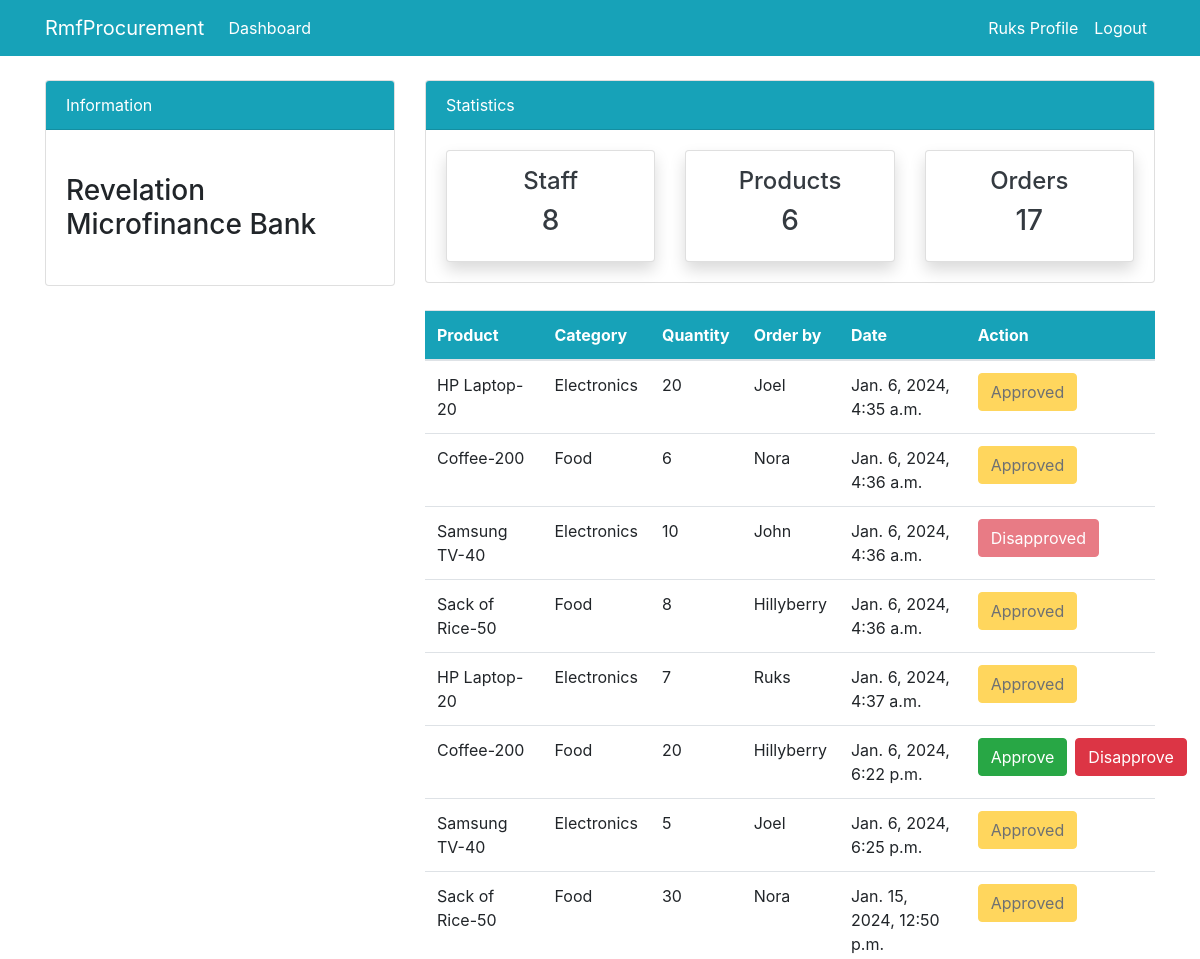
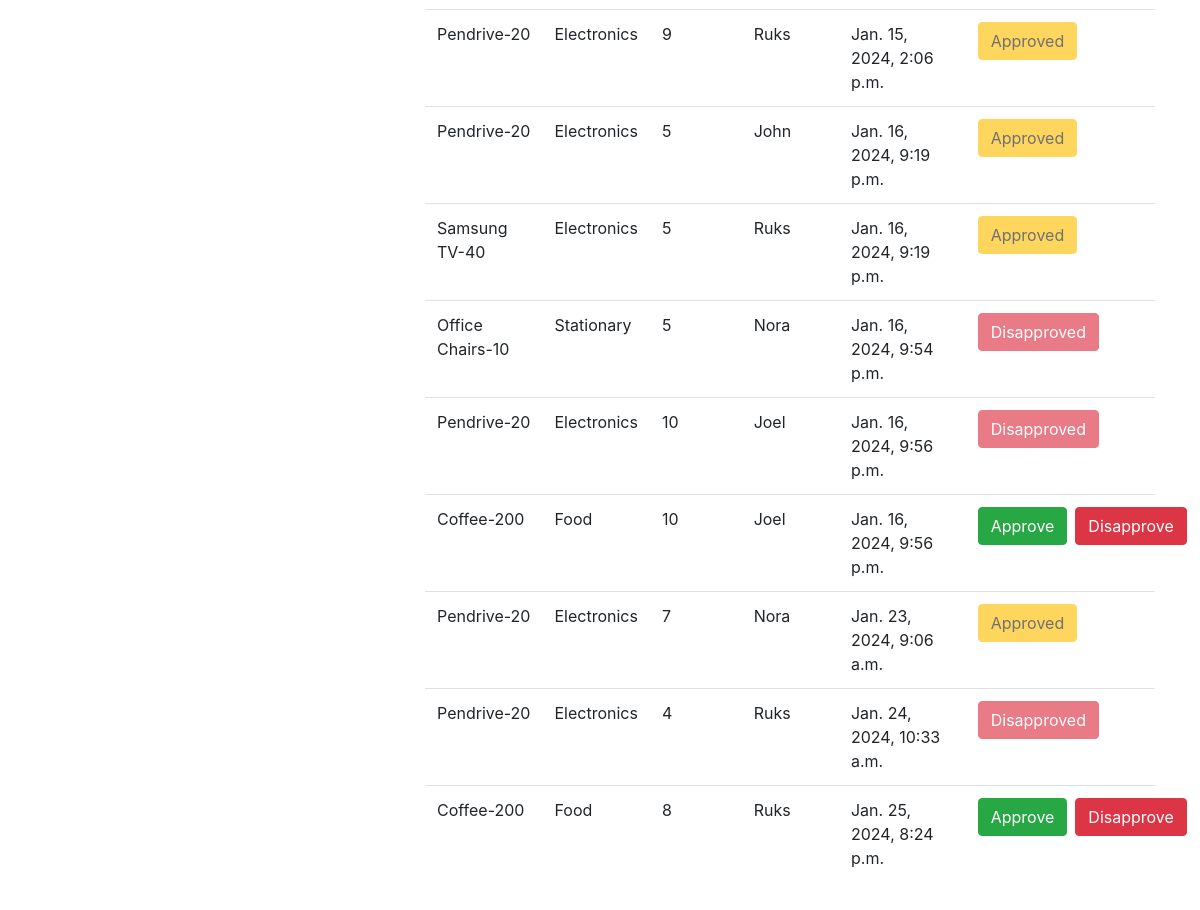
Screenshot of /order/ (signed in) with the database file from the repository (2 pictures, top to bottom).
### dashboard/models.py (models this page shows, shortened)
class Order(models.Model):
    product = models.ForeignKey(Product, on_delete=models.CASCADE, null=True)
    staff = models.ForeignKey(User, models.CASCADE, null=True) # to use the user you must import user at the top
    order_quantity = models.PositiveIntegerField(null=True)
    date = models.DateTimeField(auto_now_add=True)
    status = models.IntegerField(default=0)

class Product(models.Model):
    name = models.CharField(max_length=100, null=True) # null is used to add & delete its not good 4deployment so remove
    category = models.CharField(max_length=30, choices=CATEGORY, null=True) # you use choices so you can add more to the category
    quantity = models.PositiveIntegerField(null=True)
    def __str__(self):
        return f'{self.name}-{self.quantity}'

### dashboard/views.py (the view)
# urls.py: path('order/', views.order, name='dashboard-order')
@login_required(login_url='user-login')
def order(request):
    orders = Order.objects.all()  # Using the ORM
    orders_count = orders.count()
    workers_count = User.objects.all().count()
    product_count = Product.objects.all().count()
    context = {
        'orders':orders,
        'workers_count':workers_count,
        'orders_count':orders_count,
        'product_count':product_count,
    }
    return render(request, 'dashboard/order.html', context)

### templates/dashboard/order.html (shortened to what this page needs)
{% extends 'partials/base.html' %}
{% block content %}
{% include 'partials/topnav.html' %}
<div class="container">
    <div class="row my-4">
        <div class="col-md-4">
        </div>
        <div class="col-md-8">
            <table class="table bg-white">
                <thead class="bg-info">
                    <tr class="text-white">
                        <th scope="col">Product</th>
                        <th scope="col">Category</th>
                        <th scope="col">Quantity</th>
                        <th scope="col">Order by</th>
                        <th scope="col">Date</th>
                        <th scope="col">Action</th>
                    </tr>
                </thead>
                <tbody>
                    {% for order in orders %}
                    <tr>
                        <td>{{ order.product }}</td>
                        <td>{{ order.product.category }}</td>
                        <td>{{ order.order_quantity }}</td>
                        <td>
                            {{ order.staff.username }}
                        </td>
                        <td>
                            {{ order.date }}
                        </td>
                        <td>
                            {% if order.status == 0%}
                            <div class="row">
                                <div class="col-md-6">
                            <a href="{% url 'dashboard-order-approve' order.id %}"
                            class="btn btn-success" style="display: inline-block;">Approve</a>
                                </div>
                                <div class="col-md-4">
                            <a href="{% url 'dashboard-order-disapprove' order.id %}"
                            class="btn btn-danger" style="display: inline-block;">Disapprove</a>
                                </div>
                            {% elif order.status == 1 %}
                            <button class="btn btn-warning" disabled="disabled" data-toggle="modal"
                            data-target="#reply_modal">Approved</button>
                            {% else %}
                            <button class="btn btn-danger" disabled="disabled"
                            data-toggle="modal" data-target="#reply_modal">Disapproved</button>
                            {% endif %}
                        </td>
                    </tr>
                    {% endfor %}
                </tbody>
            </table>
        </div>
    </div>
</div>
{% endblock%}

### templates/partials/nav.html (shortened to what this page needs)
    <nav class="navbar navbar-expand-lg navbar-info bg-info">
        {% if user.is_authenticated %}
        <div class="container">
            <a class="navbar-brand text-white" href="{% url 'dashboard-index' %}">RmfProcurement</a>
            <div class="collapse navbar-collapse" id="navbarSupportedContent">
                <ul class="navbar-nav mr-auto">
                    <li class="nav-item active">
                        <a class="nav-link text-white" href="{% url 'dashboard-index' %}">Dashboard</a>
                    </li>
                </ul>
                <ul class="navbar-nav ml-auto">
                    <li class="nav-item active">
                        <a class="nav-link text-white" href="{% url 'user-profile' %}">{{ user.username }} Profile<span class="sr-only">(current)</span></a>
                    </li>
                    <li class="nav-item">
                    <a class="nav-link text-white" href="{% url 'user-logout' %}">Logout</a>
                    </li>
                </ul>
                {% endif %}
            </div>
        </div>
    </nav>

### rows the page displays
Order: product "HP Laptop-20", product.category "Electronics", order_quantity "20", staff.username "Joel", date "Jan. 6, 2024, 4:35 a.m.", status "Approved"
Order: product "Coffee-200", product.category "Food", order_quantity "6", staff.username "Nora", date "Jan. 6, 2024, 4:36 a.m.", status "Approved"
Order: product "Samsung TV-40", product.category "Electronics", order_quantity "10", staff.username "John", date "Jan. 6, 2024, 4:36 a.m.", status "Disapproved"
Order: product "Sack of Rice-50", product.category "Food", order_quantity "8", staff.username "Hillyberry", date "Jan. 6, 2024, 4:36 a.m.", status "Approved"
Order: product "HP Laptop-20", product.category "Electronics", order_quantity "7", staff.username "Ruks", date "Jan. 6, 2024, 4:37 a.m.", status "Approved"
Order: product "Coffee-200", product.category "Food", order_quantity "20", staff.username "Hillyberry", date "Jan. 6, 2024, 6:22 p.m.", status "Approve"
Order: product "Samsung TV-40", product.category "Electronics", order_quantity "5", staff.username "Joel", date "Jan. 6, 2024, 6:25 p.m.", status "Approved"
Order: product "Sack of Rice-50", product.category "Food", order_quantity "30", staff.username "Nora", date "Jan. 15, 2024, 12:50 p.m.", status "Approved"
Order: product "Pendrive-20", product.category "Electronics", order_quantity "9", staff.username "Ruks", date "Jan. 15, 2024, 2:06 p.m.", status "Approved"
Order: product "Pendrive-20", product.category "Electronics", order_quantity "5", staff.username "John", date "Jan. 16, 2024, 9:19 p.m.", status "Approved"
Order: product "Samsung TV-40", product.category "Electronics", order_quantity "5", staff.username "Ruks", date "Jan. 16, 2024, 9:19 p.m.", status "Approved"
Order: product "Office Chairs-10", product.category "Stationary", order_quantity "5", staff.username "Nora", date "Jan. 16, 2024, 9:54 p.m.", status "Disapproved"
Order: product "Pendrive-20", product.category "Electronics", order_quantity "10", staff.username "Joel", date "Jan. 16, 2024, 9:56 p.m.", status "Disapproved"
Order: product "Coffee-200", product.category "Food", order_quantity "10", staff.username "Joel", date "Jan. 16, 2024, 9:56 p.m.", status "Approve"
Order: product "Pendrive-20", product.category "Electronics", order_quantity "7", staff.username "Nora", date "Jan. 23, 2024, 9:06 a.m.", status "Approved"
Order: product "Pendrive-20", product.category "Electronics", order_quantity "4", staff.username "Ruks", date "Jan. 24, 2024, 10:33 a.m.", status "Disapproved"
Order: product "Coffee-200", product.category "Food", order_quantity "8", staff.username "Ruks", date "Jan. 25, 2024, 8:24 p.m.", status "Approve"

### other values shown
{{ user.username }} "Ruks"
{{ workers_count }} "8"
{{ product_count }} "6"
{{ orders_count }} "17"
